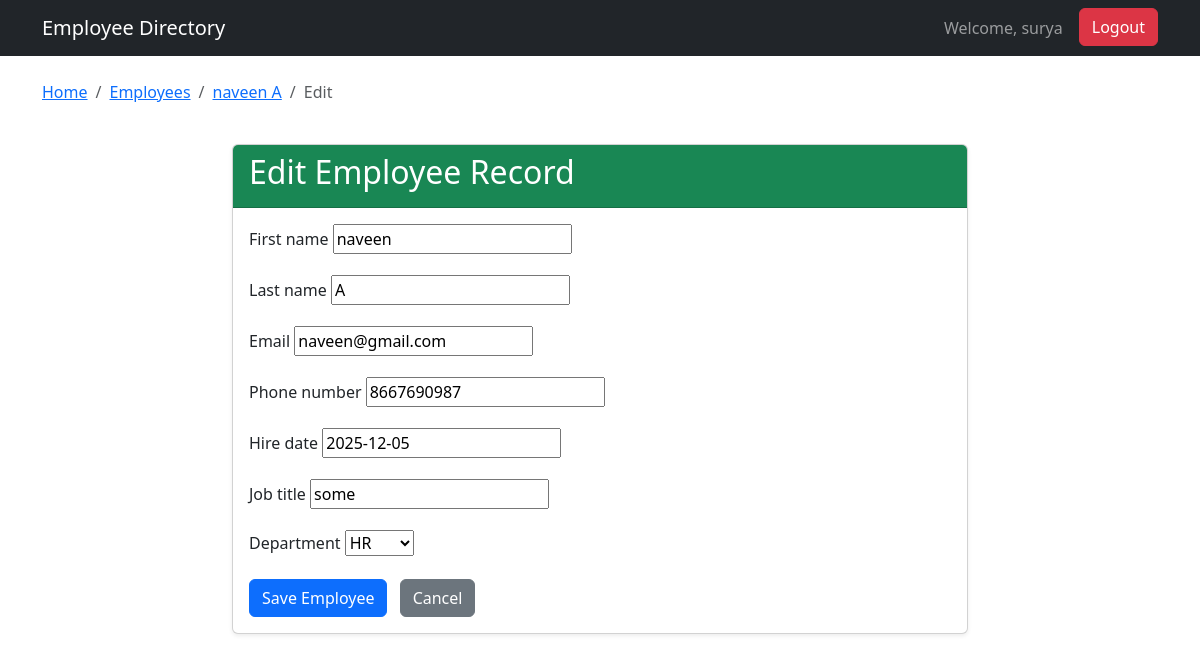
The app's page /employees/employee/2/edit/ (signed in) with its own data.
### employees/models.py (models this page shows, shortened)
class Employee(models.Model):
    first_name = models.CharField(max_length=100)
    last_name = models.CharField(max_length=100)
    email = models.EmailField(unique=True)
    phone_number = models.CharField(max_length=20, blank=True, null=True)
    hire_date = models.DateField()
    job_title = models.CharField(max_length=100)
    department = models.ForeignKey(Department, on_delete=models.SET_NULL, null=True, blank=True)
    class Meta:
        ordering = ['last_name', 'first_name']
    def get_absolute_url(self):
        return reverse('employee_detail', kwargs={'pk': self.pk})
    def full_name(self):
        return f"{self.first_name} {self.last_name}"

### employees/views.py (the view)
# urls.py: path('employee/<int:pk>/edit/', EmployeeUpdateView.as_view(), name='employee_edit'),
class EmployeeUpdateView(HRRequiredMixin, UpdateView):
    model = Employee
    template_name = 'employees/employee_form.html'
    fields = ['first_name', 'last_name', 'email', 'phone_number', 'hire_date', 'job_title', 'department']
    success_url = reverse_lazy('employee_list')
    def get_context_data(self, **kwargs):
        context = super().get_context_data(**kwargs)
        employee = self.get_object()
        context['breadcrumbs'] = [
            {'name': 'Home', 'url': reverse_lazy('home')},
            {'name': 'Employees', 'url': reverse_lazy('employee_list')},
            {'name': employee.full_name(), 'url': employee.get_absolute_url()},
            {'name': 'Edit', 'url': reverse_lazy('employee_edit', kwargs={'pk': employee.pk})},
        ]
        return context

### employees/models.py (called while the page is built)
    def __str__(self):
        return self.name

### employees/views.py (called while the page is built)
    def test_func(self):
        return self.request.user.is_staff

### employees/templates/employees/employee_form.html (shortened to what this page needs)
{% extends 'base.html' %}
{% block content %}
<div class="row justify-content-center">
    <div class="col-md-8">
        <div class="card my-4 shadow-sm">
            <div class="card-header bg-success text-white">
                {% if form.instance.pk %}
                    <h2>Edit Employee Record</h2>
                {% else %}
                    <h2>Add New Employee</h2>
                {% endif %}
            </div>
            <div class="card-body">
                <form method="post">
                    {% for field in form %}
                        <div class="mb-3">
                            <label for="{{ field.id_for_label }}" class="form-label">{{ field.label }}</label>
                            {{ field }}
                        </div>
                    {% endfor %}
                    <button type="submit" class="btn btn-primary">Save Employee</button>
                    <a href="{% url 'employee_list' %}" class="btn btn-secondary ms-2">Cancel</a>
                </form>
            </div>
        </div>
    </div>
</div>
{% endblock %}

### templates/base.html (shortened to what this page needs)
<!DOCTYPE html>
<html lang="en">
<head>
    <link href="https://cdn.jsdelivr.net/npm/bootstrap@5.3.3/dist/css/bootstrap.min.css" rel="stylesheet">
</head>
<body>
    <nav class="navbar navbar-expand-lg navbar-dark bg-dark">
        <div class="container">
            <a class="navbar-brand" href="{% url 'home' %}">Employee Directory</a>
            <div class="collapse navbar-collapse" id="navbarNav">
                <ul class="navbar-nav ms-auto">
                    {% if user.is_authenticated %}
                    <span class="navbar-text me-3">
                        Welcome, {{ user.username }}
                    </span>
                    <li class="nav-item">
                        <form action="{% url 'logout' %}" method="post" style="display: inline;">
                            <button type="submit" class="btn btn-danger">Logout</button>
                        </form>
                    </li>
                    {% else %}
                    <li class="nav-item">
                        <a class="btn btn-success" href="{% url 'login' %}">Login</a>
                    </li>
                    {% endif %}
                </ul>
            </div>
        </div>
    </nav>
    <div class="container mt-4">
        {% if breadcrumbs %}
        <nav aria-label="breadcrumb" class="mb-3">
            <ol class="breadcrumb">
                {% for crumb in breadcrumbs %}
                    {% if forloop.last %}
                        <li class="breadcrumb-item active" aria-current="page">{{ crumb.name }}</li>
                    {% else %}
                        <li class="breadcrumb-item"><a href="{{ crumb.url }}">{{ crumb.name }}</a></li>
                    {% endif %}
                {% endfor %}
            </ol>
        </nav>
        {% endif %}
        {% block content %}{% endblock %}
    </div>
</body>
</html>

### records on screen
Employee: form "naveen" "A" "naveen@gmail.com" "8667690987" "2025-12-05" "some" "HR"

### other values on screen
{{ user.username }} "surya"
{{ crumb.name }} "Home" "Employees" "naveen A"
{{ crumb.name }} "Edit"
{{ field.label }} "First name" "Last name" "Email" "Phone number" "Hire date" "Job title" "Department"
